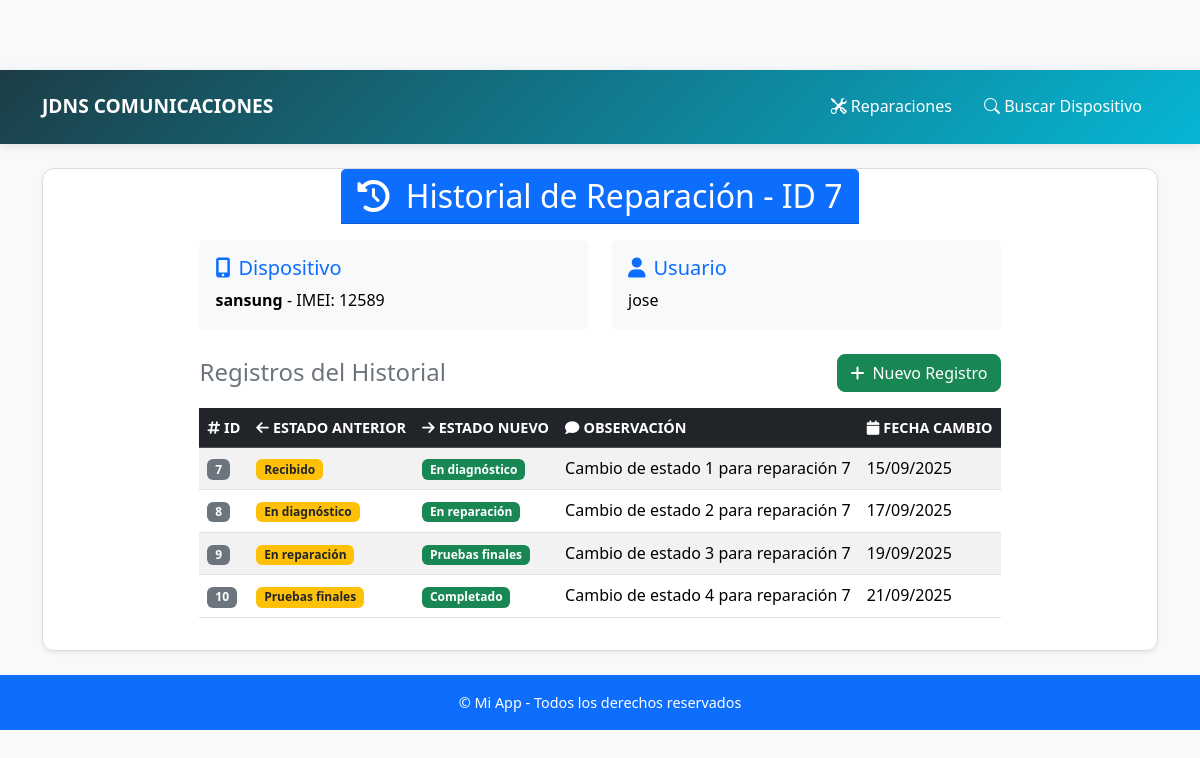
The page /historial/7 on the database its author committed.
### app/models/users.py (models this page shows, shortened)
class Reparacion(db.Model):
    __tablename__ = 'reparacion'
    idreparacion = db.Column(db.Integer, primary_key=True)
    fecha_ingreso = db.Column(db.DateTime)
    estado = db.Column(db.String(200))
    problema_reparacion = db.Column(db.Text(500))
    costo = db.Column(db.Integer)
    fecha_entrega = db.Column(db.DateTime)
    telefono_idtelefono = db.Column(db.Integer)
    usuario_idusuario = db.Column(db.Integer, db.ForeignKey('usuario.idusuario'))
    dispositivo_iddispositivo = db.Column(db.Integer, db.ForeignKey('dispositivo.iddispositivo'))
    usuario = db.relationship('Users', backref='reparaciones')
    dispositivo = db.relationship('Dispositivo', backref='reparaciones')

class Dispositivo(db.Model):
    __tablename__ = 'dispositivo'
    iddispositivo = db.Column(db.Integer, primary_key=True)
    marca = db.Column(db.String(45))
    color = db.Column(db.String(45))
    imei = db.Column(db.String(45))
    usuario_idusuario = db.Column(db.Integer, db.ForeignKey('usuario.idusuario'))

class Users(db.Model, UserMixin):
    __tablename__ = 'usuario'
    idusuario = db.Column(db.Integer, primary_key=True)
    nombre = db.Column(db.String(100))
    telefono = db.Column(db.String(45))
    correo = db.Column(db.String(100), unique=True)
    direccion = db.Column(db.String(100))
    password = db.Column(db.String(255))
    rol = db.Column(db.Enum('cliente', 'tecnico', 'admin'))

class HistorialReparacion(db.Model):
    __tablename__ = 'historial_reparacion'
    idhistorial_reparacion = db.Column(db.Integer, primary_key=True)
    reparacion_idreparacion = db.Column(db.Integer, db.ForeignKey('reparacion.idreparacion'))
    estado_anterior = db.Column(db.String(100))
    estado_nuevo = db.Column(db.String(100))
    observacion = db.Column(db.Text)
    fecha_cambio = db.Column(db.DateTime)
    reparacion = db.relationship('Reparacion', backref='historial')

### app/routes/historial_reparacion.py (the view)
@bp.route('/historial/<int:reparacion_id>')
def listar_historial(reparacion_id):
    historial = HistorialReparacion.query.filter_by(reparacion_idreparacion=reparacion_id).all()
    reparacion = Reparacion.query.get_or_404(reparacion_id)
    print(f"DEBUG: Reparacion ID: {reparacion.idreparacion}, Dispositivo ID: {reparacion.dispositivo_iddispositivo}, Dispositivo Marca: {reparacion.dispositivo.marca if reparacion.dispositivo else 'None'}")
    print(f"DEBUG: Historial count: {len(historial)}")
    return render_template('historial_listar.html', historial=historial, reparacion=reparacion)

### app/templates/historial_listar.html (shortened to what this page needs)
{% extends "base.html" %}
{% block content %}
<div class="row">
    <div class="col-12">
        <div class="card shadow-sm">
            <div class="card-header bg-primary text-white">
                <h2 class="card-title mb-0">
                    <i class="fas fa-history me-2"></i>
                    Historial de Reparación - ID {{ reparacion.idreparacion }}
                </h2>
            </div>
            <div class="card-body">
                <div class="row mb-4">
                    <div class="col-md-6">
                        <div class="info-box p-3 bg-light rounded">
                            <h5 class="text-primary mb-2">
                                <i class="fas fa-mobile-alt me-2"></i>Dispositivo
                            </h5>
                            <p class="mb-0">
                                {% if reparacion.dispositivo %}
                                    <strong>{{ reparacion.dispositivo.marca }}</strong> - IMEI: {{ reparacion.dispositivo.imei }}
                                {% else %}
                                    <span class="text-muted">Dispositivo no asignado</span>
                                {% endif %}
                            </p>
                        </div>
                    </div>
                    <div class="col-md-6">
                        <div class="info-box p-3 bg-light rounded">
                            <h5 class="text-primary mb-2">
                                <i class="fas fa-user me-2"></i>Usuario
                            </h5>
                            <p class="mb-0">{{ reparacion.usuario.nombre }}</p>
                        </div>
                    </div>
                </div>
                <div class="d-flex justify-content-between align-items-center mb-3">
                    <h4 class="text-secondary mb-0">Registros del Historial</h4>
                    <a href="{{ url_for('historial_reparacion.nuevo_historial', reparacion_id=reparacion.idreparacion) }}"
                       class="btn btn-success">
                        <i class="fas fa-plus me-2"></i>Nuevo Registro
                    </a>
                </div>
                {% if historial %}
                <div class="table-responsive">
                    <table class="table table-hover table-striped">
                        <thead class="table-dark">
                            <tr>
                                <th><i class="fas fa-hashtag me-1"></i>ID</th>
                                <th><i class="fas fa-arrow-left me-1"></i>Estado Anterior</th>
                                <th><i class="fas fa-arrow-right me-1"></i>Estado Nuevo</th>
                                <th><i class="fas fa-comment me-1"></i>Observación</th>
                                <th><i class="fas fa-calendar me-1"></i>Fecha Cambio</th>
                            </tr>
                        </thead>
                        <tbody>
                            {% for h in historial %}
                            <tr>
                                <td><span class="badge bg-secondary">{{ h.idhistorial_reparacion }}</span></td>
                                <td>
                                    <span class="badge bg-warning text-dark">{{ h.estado_anterior }}</span>
                                </td>
                                <td>
                                    <span class="badge bg-success">{{ h.estado_nuevo }}</span>
                                </td>
                                <td>{{ h.observacion }}</td>
                                <td>{{ h.fecha_cambio.strftime("%d/%m/%Y") }}</td>
                            </tr>
                            {% endfor %}
                        </tbody>
                    </table>
                </div>
                {% else %}
                <div class="alert alert-info text-center">
                    <i class="fas fa-info-circle me-2"></i>
                    No hay registros en el historial para esta reparación.
                </div>
                {% endif %}
            </div>
        </div>
    </div>
</div>
{% endblock %}

### app/static/style.css (style rules this page uses)
.card { display: flex; flex-direction: column; justify-content: center; align-items: center; height: 100%; border: 1px solid #ddd; border-radius: 8px; box-shadow: 0 2px 4px rgba(0, 0, 0, 0.1); transition: transform 0.2s; border-radius: 10px; backdrop-filter: blur(10px); color: #000; }
:root { --primary-color: #1c3d46; --secondary-color: #f97316; --accent-color: #06b6d4; --dark-bg: #1e293b; --light-bg: #f8fafc; --text-dark: #1e293b; --text-light: #64748b; --white: #ffffff; --gray-100: #f1f5f9; --gray-200: #e2e8f0; --gray-300: #cbd5e1; --gray-800: #1e293b; --gray-900: #0f172a; }
* { margin: 0; padding: 0; box-sizing: border-box; }
body { font-family: "Segoe UI", Tahoma, Geneva, Verdana, sans-serif; line-height: 1.6; color: var(--text-dark); background-color: var(--white); }
body { padding-top: 70px; background-color: #f8f9fa; font-family: 'Segoe UI', Tahoma, Geneva, Verdana, sans-serif; }
.btn-primary, .btn-success, .btn-danger { border-radius: 8px; font-weight: 500; transition: 0.3s; }
.card { border-radius: 12px; transition: transform 0.2s ease-in-out; }
.card-header { font-weight: 600; }
.table th { font-size: 0.9rem; text-transform: uppercase; }
.table td { vertical-align: middle; }

### rows shown on the page
Reparacion: idreparacion "7"
Dispositivo: dispositivo.marca "sansung", dispositivo.imei "12589"
Users: usuario.nombre "jose"
HistorialReparacion: idhistorial_reparacion "7", estado_anterior "Recibido", estado_nuevo "En diagnóstico", observacion "Cambio de estado 1 para reparación 7", fecha_cambio "15/09/2025"
HistorialReparacion: idhistorial_reparacion "8", estado_anterior "En diagnóstico", estado_nuevo "En reparación", observacion "Cambio de estado 2 para reparación 7", fecha_cambio "17/09/2025"
HistorialReparacion: idhistorial_reparacion "9", estado_anterior "En reparación", estado_nuevo "Pruebas finales", observacion "Cambio de estado 3 para reparación 7", fecha_cambio "19/09/2025"
HistorialReparacion: idhistorial_reparacion "10", estado_anterior "Pruebas finales", estado_nuevo "Completado", observacion "Cambio de estado 4 para reparación 7", fecha_cambio "21/09/2025"
